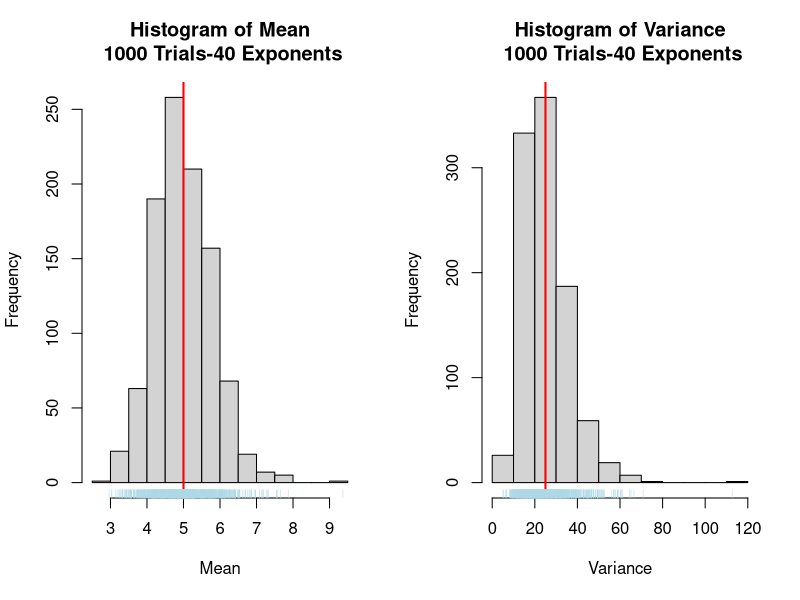
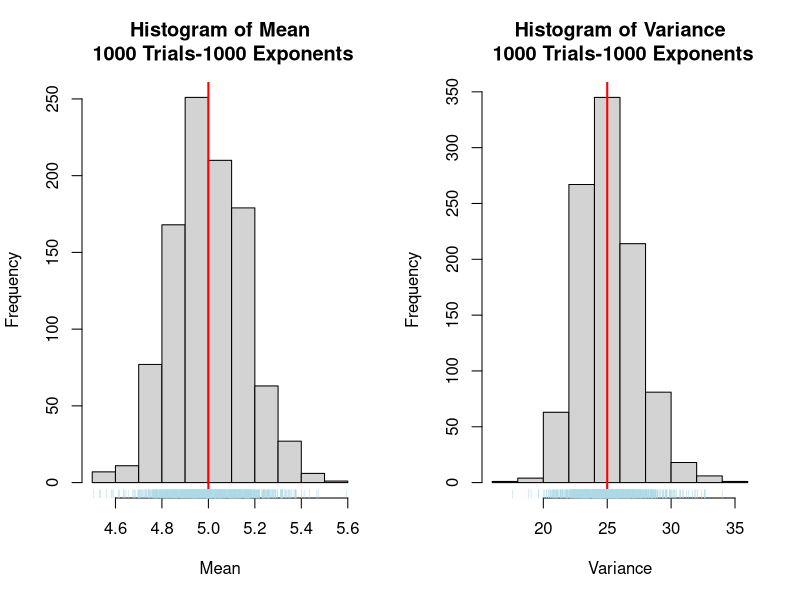

Recreate these plots in R, in order.
## ---- chunk 1
# Creating 1000 simulations with 40 exponentials
require(e1071)  # this package is installed for Kurtosis calcualtions.
library(e1071)
Results<-data.frame()
for (i in 1:1000) {sim<-rexp(n=40,rate=0.2)
Results<-rbind(Results,sim)}
colnames(Results)<-paste("Obs-",as.character(1:40), sep="")
Results.mean<-apply(Results,1,mean) # this calculates the mean of each row.
Results.var<-apply(Results,1,var) # this calculated the variance of each row.
## ---- chunk 2

# Graphing the distribution of Means
par(mfrow=c(1,2))
hist(Results.mean, xlab="Mean", main="Histogram of Mean\n 1000 Trials-40 Exponents")
abline(v=5,col="red",lwd="2",)
rug(Results.mean, col="light blue")
# Graphing the distribution of Variance

hist(Results.var, xlab="Variance", main="Histogram of Variance\n 1000 Trials-40 Exponents")
abline(v=25,col="red",lwd="2")
rug(Results.var, col="light blue")
## ---- chunk 3

# Creating 1000 simulations with 1000 exponentials 
Results<-data.frame()
for (i in 1:1000) {sim<-rexp(n=1000,rate=0.2)
Results<-rbind(Results,sim)}
colnames(Results)<-paste("Obs-",as.character(1:1000), sep="")
Results.mean<-apply(Results,1,mean) # this calculates the mean of each row.
Results.var<-apply(Results,1,var) # this calculated the variance of each row.
## ---- chunk 4
# Graphing

par(mfrow=c(1,2))
hist(Results.mean, xlab="Mean", main="Histogram of Mean\n 1000 Trials-1000 Exponents")
abline(v=5,col="red",lwd="2",)
rug(Results.mean, col="light blue")
# Graphing the distribution of Variance

hist(Results.var, xlab="Variance", main="Histogram of Variance\n 1000 Trials-1000 Exponents")
abline(v=25,col="red",lwd="2")
rug(Results.var, col="light blue")
## ---- chunk 5
# Creating 1000 simulations with 40 exponentials
# require(e1071)  # this package is installed for Kurtosis calcualtions.
# library(e1071)
# Results<-data.frame()
# for (i in 1:1000) {sim<-rexp(n=40,rate=0.2)
# Results<-rbind(Results,sim)}
# colnames(Results)<-paste("Obs-",as.character(1:40), sep="")
# Results.mean<-apply(Results,1,mean) # this calculates the mean of each row.
# Results.var<-apply(Results,1,var) # this calculated the variance of each row.


#{r Fig1, echo=FALSE, warning=FALSE, error=FALSE, message=FALSE, fig.height=4,
# fig.width=7, fig.cap="Figure 1:"}

# Graphing the distribution of Means
# par(mfrow=c(1,2))
# hist(Results.mean, xlab="Mean", main="Histogram of Mean\n 1000 Trials-40 Exponents")
# abline(v=5,col="red",lwd="2",)
# rug(Results.mean, col="light blue")
# Graphing the distribution of Variance

# hist(Results.var, xlab="Variance", main="Histogram of Variance\n 1000 Trials-40 Exponents")
# abline(v=25,col="red",lwd="2")
# rug(Results.var, col="light blue")

#{r data.creation2, echo=FALSE, warning=FALSE, error=FALSE, message=FALSE}
# Creating 1000 simulations with 1000 exponentials 
# Results<-data.frame()
# for (i in 1:1000) {sim<-rexp(n=1000,rate=0.2)
# Results<-rbind(Results,sim)}
# colnames(Results)<-paste("Obs-",as.character(1:1000), sep="")
# Results.mean<-apply(Results,1,mean) # this calculates the mean of each row.
# Results.var<-apply(Results,1,var) # this calculated the variance of each row.

# {r Fig2, echo=FALSE, warning=FALSE, error=FALSE, message=FALSE, fig.height=4,
# fig.width=7, fig.cap="Figure 2:"}
# Graphing

# par(mfrow=c(1,2))
# hist(Results.mean, xlab="Mean", main="Histogram of Mean\n 1000 Trials-1000 Exponents")
# abline(v=5,col="red",lwd="2",)
# rug(Results.mean, col="light blue")
# Graphing the distribution of Variance

# hist(Results.var, xlab="Variance", main="Histogram of Variance\n 1000 Trials-1000 Exponents")
# abline(v=25,col="red",lwd="2")
# rug(Results.var, col="light blue")
